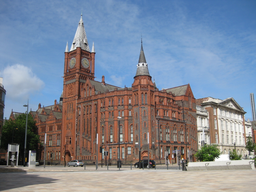
#> input picture COMP 338 Computer Vision /COMP338-CW1-main/output.png, 256 x 192 px, shrunk from 1296 x 972 before the run
$ python Experiment_4.py
#> lines starting #> are read from the running program, lines starting #| are printed output that depends on the picture
#> further down, image is the input picture: shape (192, 256, 3); mean B, G, R 148.2, 134.9, 127.6
import numpy as np
import cv2
import time

def convolve2D_color(image, kernel):
    image_height, image_width, num_channels = image.shape
#> image_height = 192; image_width = 256; num_channels = 3
    kernel_height, kernel_width = kernel.shape
#> kernel_height = 50; kernel_width = 50

    # Calculate the padding size
    pad_height = kernel_height // 2
#> pad_height = 25
    pad_width = kernel_width // 2
#> pad_width = 25

    # Create zero-padded images for each channel
    padded_images = [np.pad(image[:, :, channel], ((pad_height, pad_height), (pad_width, pad_width)), mode='constant')
                     for channel in range(num_channels)]
#> padded_images = 3 items

    # Create an empty result image
    result_image = np.zeros_like(image)

    # Perform convolution for each channel
    for channel in range(num_channels):
        for i in range(image_height):
            for j in range(image_width):
                # Extract the region of interest from the padded image
                roi = padded_images[channel][i:i + kernel_height, j:j + kernel_width]

                # Perform element-wise multiplication and sum
                result_image[i, j, channel] = np.sum(roi * kernel)
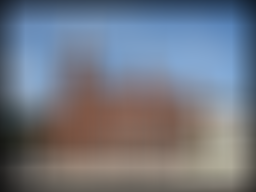
#> result_image: shape (192, 256, 3) float32; mean of channels 0, 1, 2 130.1, 118.7, 113.2; drawn as B, G, R

    return result_image

# Experiment 4: Performance Benchmarking
# Load a color image for testing
image = cv2.imread('output.png')

# Define a simple kernel
kernel = np.ones((50, 50), np.float32) / 2500.0

# Convert image to float32 for better precision during convolution
image_float32 = image.astype(np.float32)

# Experiment 3: Performance Benchmarking
# Measure the execution time of the implemented convolve2D_color function
start_time = time.time()
result_convolve2D_color = convolve2D_color(image_float32, kernel)
elapsed_time_convolve2D_color = time.time() - start_time

# Measure the execution time of the cv2.filter2D function
start_time = time.time()
result_cv2_filter2D = cv2.filter2D(image_float32, -1, kernel)
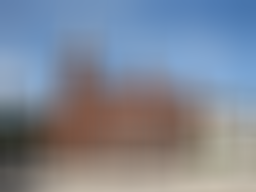
#> result_cv2_filter2D: shape (192, 256, 3) float32; mean B, G, R 148.3, 134.8, 127.4
elapsed_time_cv2_filter2D = time.time() - start_time

# Compare execution times
print(f"Convolve2D_color Execution Time: {elapsed_time_convolve2D_color:.4f} seconds")
print(f"cv2.filter2D Execution Time: {elapsed_time_cv2_filter2D:.4f} seconds")
